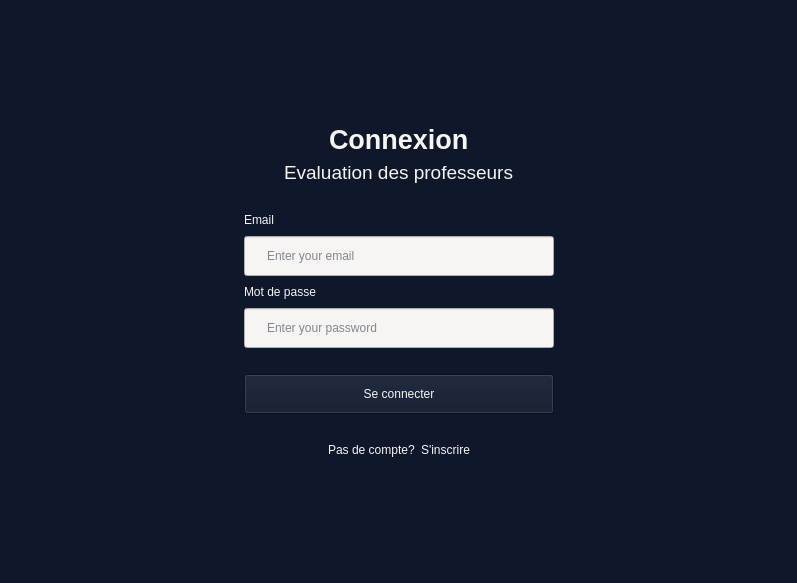
<?xml version="1.0" encoding="UTF-8"?>
<ui version="4.0">
 <class>MainWindow</class>
 <widget class="QMainWindow" name="MainWindow">
  <property name="geometry">
   <rect>
    <x>0</x>
    <y>0</y>
    <width>797</width>
    <height>583</height>
   </rect>
  </property>
  <property name="windowTitle">
   <string>MainWindow</string>
  </property>
  <property name="styleSheet">
   <string notr="true">color: rgb(246, 245, 244);
background-color: rgb(15, 23, 42);
</string>
  </property>
  <widget class="QWidget" name="centralwidget">
   <layout class="QHBoxLayout" name="horizontalLayout_7">
    <item>
     <layout class="QVBoxLayout" name="verticalLayout_4">
      <item>
       <spacer name="verticalSpacer">
        <property name="orientation">
         <enum>Qt::Vertical</enum>
        </property>
        <property name="sizeHint" stdset="0">
         <size>
          <width>20</width>
          <height>40</height>
         </size>
        </property>
       </spacer>
      </item>
      <item>
       <layout class="QHBoxLayout" name="horizontalLayout_6">
        <item>
         <spacer name="horizontalSpacer_9">
          <property name="orientation">
           <enum>Qt::Horizontal</enum>
          </property>
          <property name="sizeHint" stdset="0">
           <size>
            <width>148</width>
            <height>20</height>
           </size>
          </property>
         </spacer>
        </item>
        <item>
         <widget class="QWidget" name="widget" native="true">
          <property name="styleSheet">
           <string notr="true"/>
          </property>
          <layout class="QGridLayout" name="gridLayout">
           <item row="1" column="0">
            <layout class="QVBoxLayout" name="verticalLayout">
             <item>
              <layout class="QHBoxLayout" name="horizontalLayout">
               <item>
                <widget class="QLabel" name="label">
                 <property name="text">
                  <string>Email</string>
                 </property>
                </widget>
               </item>
               <item>
                <spacer name="horizontalSpacer">
                 <property name="orientation">
                  <enum>Qt::Horizontal</enum>
                 </property>
                 <property name="sizeHint" stdset="0">
                  <size>
                   <width>40</width>
                   <height>20</height>
                  </size>
                 </property>
                </spacer>
               </item>
              </layout>
             </item>
             <item>
              <widget class="QLineEdit" name="login_email_input">
               <property name="minimumSize">
                <size>
                 <width>0</width>
                 <height>40</height>
                </size>
               </property>
               <property name="maximumSize">
                <size>
                 <width>16777215</width>
                 <height>40</height>
                </size>
               </property>
               <property name="cursor">
                <cursorShape>PointingHandCursor</cursorShape>
               </property>
               <property name="styleSheet">
                <string notr="true">padding-left : 20;
background-color: rgb(246, 245, 244);
color: rgb(15, 23, 42);</string>
               </property>
               <property name="placeholderText">
                <string>Enter your email</string>
               </property>
              </widget>
             </item>
            </layout>
           </item>
           <item row="2" column="0">
            <layout class="QVBoxLayout" name="verticalLayout_2">
             <property name="topMargin">
              <number>0</number>
             </property>
             <property name="bottomMargin">
              <number>20</number>
             </property>
             <item>
              <layout class="QHBoxLayout" name="horizontalLayout_2">
               <item>
                <widget class="QLabel" name="label_2">
                 <property name="text">
                  <string>Mot de passe</string>
                 </property>
                </widget>
               </item>
               <item>
                <spacer name="horizontalSpacer_2">
                 <property name="orientation">
                  <enum>Qt::Horizontal</enum>
                 </property>
                 <property name="sizeHint" stdset="0">
                  <size>
                   <width>40</width>
                   <height>20</height>
                  </size>
                 </property>
                </spacer>
               </item>
              </layout>
             </item>
             <item>
              <widget class="QLineEdit" name="login_password_input">
               <property name="minimumSize">
                <size>
                 <width>0</width>
                 <height>40</height>
                </size>
               </property>
               <property name="maximumSize">
                <size>
                 <width>16777215</width>
                 <height>40</height>
                </size>
               </property>
               <property name="cursor">
                <cursorShape>PointingHandCursor</cursorShape>
               </property>
               <property name="styleSheet">
                <string notr="true">padding-left : 20;
background-color: rgb(246, 245, 244);
color: rgb(15, 23, 42);</string>
               </property>
               <property name="placeholderText">
                <string>Enter your password</string>
               </property>
              </widget>
             </item>
            </layout>
           </item>
           <item row="0" column="0">
            <layout class="QVBoxLayout" name="verticalLayout_3">
             <property name="topMargin">
              <number>0</number>
             </property>
             <property name="bottomMargin">
              <number>20</number>
             </property>
             <item>
              <layout class="QHBoxLayout" name="horizontalLayout_3">
               <item>
                <spacer name="horizontalSpacer_3">
                 <property name="orientation">
                  <enum>Qt::Horizontal</enum>
                 </property>
                 <property name="sizeHint" stdset="0">
                  <size>
                   <width>40</width>
                   <height>20</height>
                  </size>
                 </property>
                </spacer>
               </item>
               <item>
                <widget class="QLabel" name="label_3">
                 <property name="font">
                  <font>
                   <pointsize>20</pointsize>
                   <weight>75</weight>
                   <bold>true</bold>
                  </font>
                 </property>
                 <property name="text">
                  <string>Connexion</string>
                 </property>
                </widget>
               </item>
               <item>
                <spacer name="horizontalSpacer_4">
                 <property name="orientation">
                  <enum>Qt::Horizontal</enum>
                 </property>
                 <property name="sizeHint" stdset="0">
                  <size>
                   <width>40</width>
                   <height>20</height>
                  </size>
                 </property>
                </spacer>
               </item>
              </layout>
             </item>
             <item>
              <layout class="QHBoxLayout" name="horizontalLayout_4">
               <item>
                <spacer name="horizontalSpacer_5">
                 <property name="orientation">
                  <enum>Qt::Horizontal</enum>
                 </property>
                 <property name="sizeHint" stdset="0">
                  <size>
                   <width>40</width>
                   <height>20</height>
                  </size>
                 </property>
                </spacer>
               </item>
               <item>
                <widget class="QLabel" name="label_4">
                 <property name="font">
                  <font>
                   <pointsize>14</pointsize>
                  </font>
                 </property>
                 <property name="text">
                  <string>Evaluation des professeurs</string>
                 </property>
                </widget>
               </item>
               <item>
                <spacer name="horizontalSpacer_6">
                 <property name="orientation">
                  <enum>Qt::Horizontal</enum>
                 </property>
                 <property name="sizeHint" stdset="0">
                  <size>
                   <width>40</width>
                   <height>20</height>
                  </size>
                 </property>
                </spacer>
               </item>
              </layout>
             </item>
            </layout>
           </item>
           <item row="3" column="0">
            <widget class="QPushButton" name="login_button">
             <property name="minimumSize">
              <size>
               <width>0</width>
               <height>40</height>
              </size>
             </property>
             <property name="maximumSize">
              <size>
               <width>16777215</width>
               <height>40</height>
              </size>
             </property>
             <property name="cursor">
              <cursorShape>PointingHandCursor</cursorShape>
             </property>
             <property name="styleSheet">
              <string notr="true">background-color: rgb(15, 23, 42);
color: rgb(246, 245, 244);</string>
             </property>
             <property name="text">
              <string>Se connecter</string>
             </property>
            </widget>
           </item>
           <item row="4" column="0">
            <layout class="QHBoxLayout" name="horizontalLayout_5">
             <property name="topMargin">
              <number>20</number>
             </property>
             <item>
              <spacer name="horizontalSpacer_7">
               <property name="orientation">
                <enum>Qt::Horizontal</enum>
               </property>
               <property name="sizeHint" stdset="0">
                <size>
                 <width>40</width>
                 <height>20</height>
                </size>
               </property>
              </spacer>
             </item>
             <item>
              <widget class="QLabel" name="label_5">
               <property name="text">
                <string>Pas de compte?</string>
               </property>
              </widget>
             </item>
             <item>
              <widget class="QPushButton" name="register_link_from_login">
               <property name="cursor">
                <cursorShape>PointingHandCursor</cursorShape>
               </property>
               <property name="styleSheet">
                <string notr="true">background-color : transparent;
border : none;</string>
               </property>
               <property name="text">
                <string>S'inscrire</string>
               </property>
              </widget>
             </item>
             <item>
              <spacer name="horizontalSpacer_8">
               <property name="orientation">
                <enum>Qt::Horizontal</enum>
               </property>
               <property name="sizeHint" stdset="0">
                <size>
                 <width>40</width>
                 <height>20</height>
                </size>
               </property>
              </spacer>
             </item>
            </layout>
           </item>
          </layout>
         </widget>
        </item>
        <item>
         <spacer name="horizontalSpacer_10">
          <property name="orientation">
           <enum>Qt::Horizontal</enum>
          </property>
          <property name="sizeHint" stdset="0">
           <size>
            <width>40</width>
            <height>20</height>
           </size>
          </property>
         </spacer>
        </item>
       </layout>
      </item>
      <item>
       <spacer name="verticalSpacer_2">
        <property name="orientation">
         <enum>Qt::Vertical</enum>
        </property>
        <property name="sizeHint" stdset="0">
         <size>
          <width>20</width>
          <height>40</height>
         </size>
        </property>
       </spacer>
      </item>
     </layout>
    </item>
   </layout>
  </widget>
 </widget>
 <resources/>
 <connections/>
</ui>
